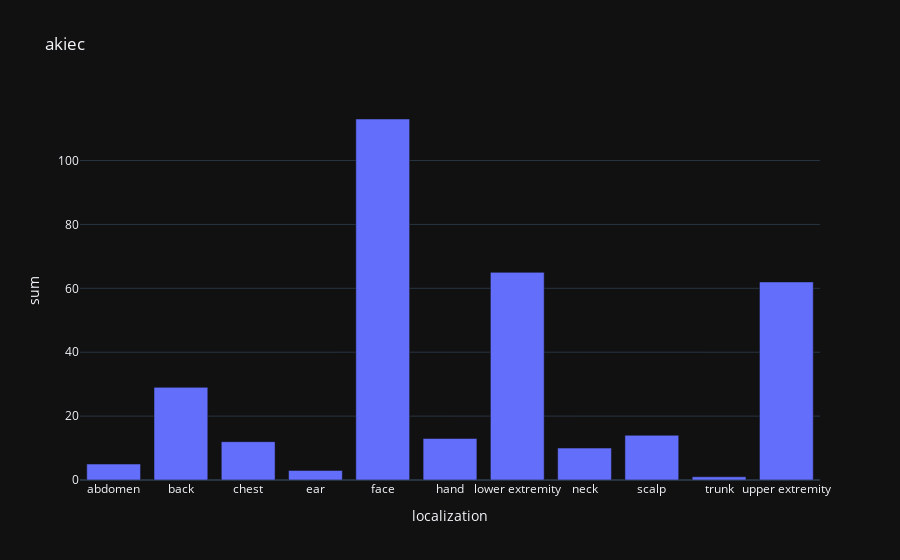
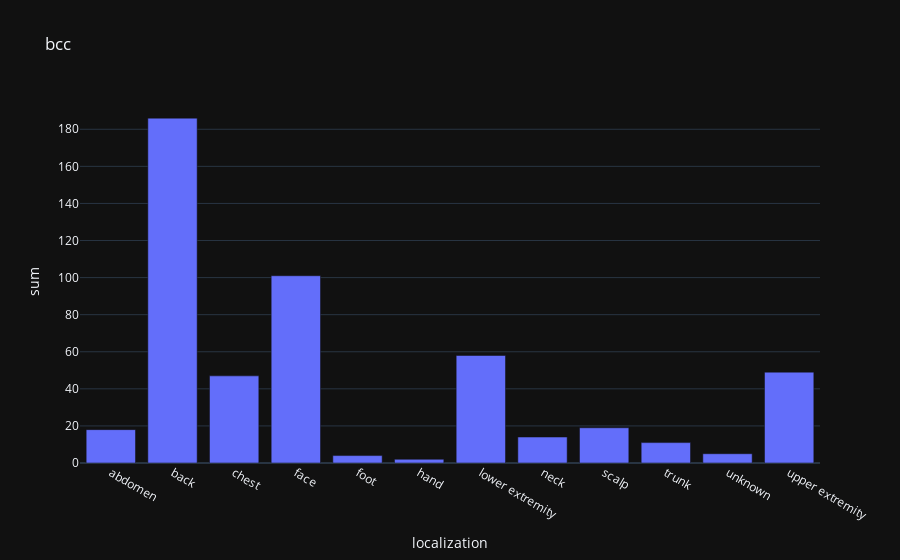
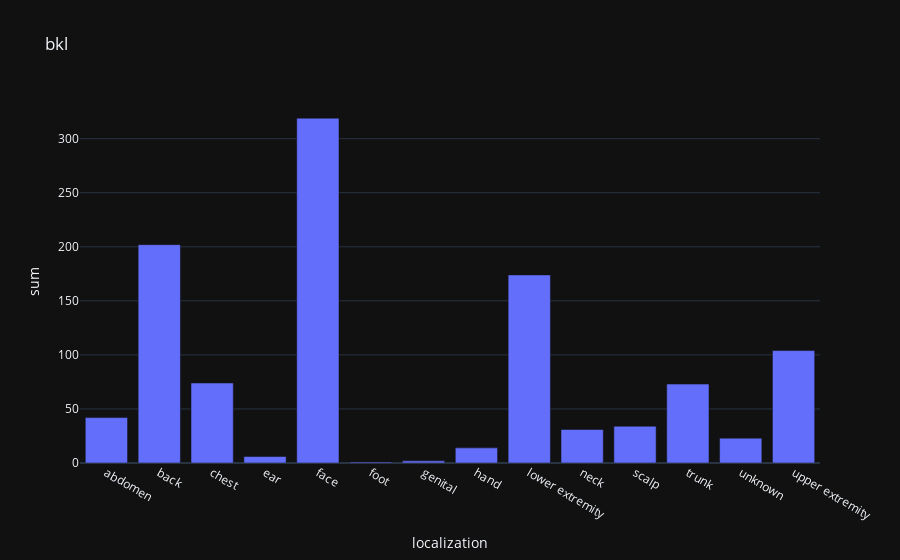
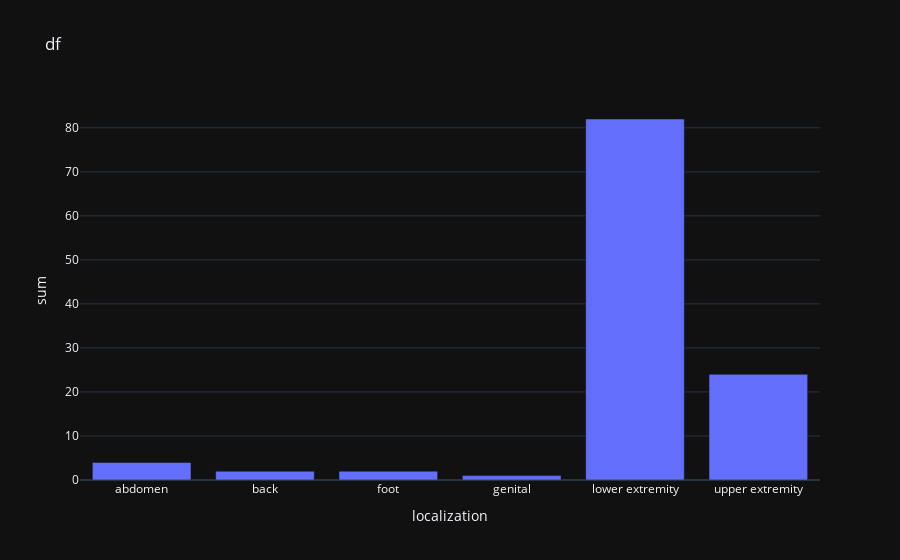

Here is the notebook cell these charts were saved with, in order:
### Code cell
l=list()
for i in a.dx.unique():
    fig = px.bar(a[a['dx']==i], x='localization', y='sum', title=i)
    l.append(fig)
for i in range(len(l)):
    l[i].show()

### Figure 1 — Plotly figure (JSON) as saved in the notebook; plotly's stock layout.template omitted (floating-point values rounded to 4 significant figures)
{"data": [{"alignmentgroup": "True", "hovertemplate": "localization=%{x}<br>sum=%{y}<extra></extra>", "legendgroup": "", "marker": {"color": "#636efa", "pattern": {"shape": ""}}, "name": "", "offsetgroup": "", "orientation": "v", "showlegend": false, "textposition": "auto", "type": "bar", "x": ["abdomen", "back", "chest", "ear", "face", "hand", "lower extremity", "neck", "scalp", "trunk", "upper extremity"], "xaxis": "x", "y": [5, 29, 12, 3, 113, 13, 65, 10, 14, 1, 62], "yaxis": "y"}], "layout": {"barmode": "relative", "legend": {"tracegroupgap": 0}, "title": {"text": "akiec"}, "xaxis": {"anchor": "y", "domain": [0, 1], "title": {"text": "localization"}}, "yaxis": {"anchor": "x", "domain": [0, 1], "title": {"text": "sum"}}}}

### Figure 2 — Plotly figure (JSON) as saved in the notebook; plotly's stock layout.template omitted (floating-point values rounded to 4 significant figures)
{"data": [{"alignmentgroup": "True", "hovertemplate": "localization=%{x}<br>sum=%{y}<extra></extra>", "legendgroup": "", "marker": {"color": "#636efa", "pattern": {"shape": ""}}, "name": "", "offsetgroup": "", "orientation": "v", "showlegend": false, "textposition": "auto", "type": "bar", "x": ["abdomen", "back", "chest", "face", "foot", "hand", "lower extremity", "neck", "scalp", "trunk", "unknown", "upper extremity"], "xaxis": "x", "y": [18, 186, 47, 101, 4, 2, 58, 14, 19, 11, 5, 49], "yaxis": "y"}], "layout": {"barmode": "relative", "legend": {"tracegroupgap": 0}, "title": {"text": "bcc"}, "xaxis": {"anchor": "y", "domain": [0, 1], "title": {"text": "localization"}}, "yaxis": {"anchor": "x", "domain": [0, 1], "title": {"text": "sum"}}}}

### Figure 3 — Plotly figure (JSON) as saved in the notebook; plotly's stock layout.template omitted (floating-point values rounded to 4 significant figures)
{"data": [{"alignmentgroup": "True", "hovertemplate": "localization=%{x}<br>sum=%{y}<extra></extra>", "legendgroup": "", "marker": {"color": "#636efa", "pattern": {"shape": ""}}, "name": "", "offsetgroup": "", "orientation": "v", "showlegend": false, "textposition": "auto", "type": "bar", "x": ["abdomen", "back", "chest", "ear", "face", "foot", "genital", "hand", "lower extremity", "neck", "scalp", "trunk", "unknown", "upper extremity"], "xaxis": "x", "y": [42, 202, 74, 6, 319, 1, 2, 14, 174, 31, 34, 73, 23, 104], "yaxis": "y"}], "layout": {"barmode": "relative", "legend": {"tracegroupgap": 0}, "title": {"text": "bkl"}, "xaxis": {"anchor": "y", "domain": [0, 1], "title": {"text": "localization"}}, "yaxis": {"anchor": "x", "domain": [0, 1], "title": {"text": "sum"}}}}

### Figure 4 — Plotly figure (JSON) as saved in the notebook; plotly's stock layout.template omitted (floating-point values rounded to 4 significant figures)
{"data": [{"alignmentgroup": "True", "hovertemplate": "localization=%{x}<br>sum=%{y}<extra></extra>", "legendgroup": "", "marker": {"color": "#636efa", "pattern": {"shape": ""}}, "name": "", "offsetgroup": "", "orientation": "v", "showlegend": false, "textposition": "auto", "type": "bar", "x": ["abdomen", "back", "foot", "genital", "lower extremity", "upper extremity"], "xaxis": "x", "y": [4, 2, 2, 1, 82, 24], "yaxis": "y"}], "layout": {"barmode": "relative", "legend": {"tracegroupgap": 0}, "title": {"text": "df"}, "xaxis": {"anchor": "y", "domain": [0, 1], "title": {"text": "localization"}}, "yaxis": {"anchor": "x", "domain": [0, 1], "title": {"text": "sum"}}}}
